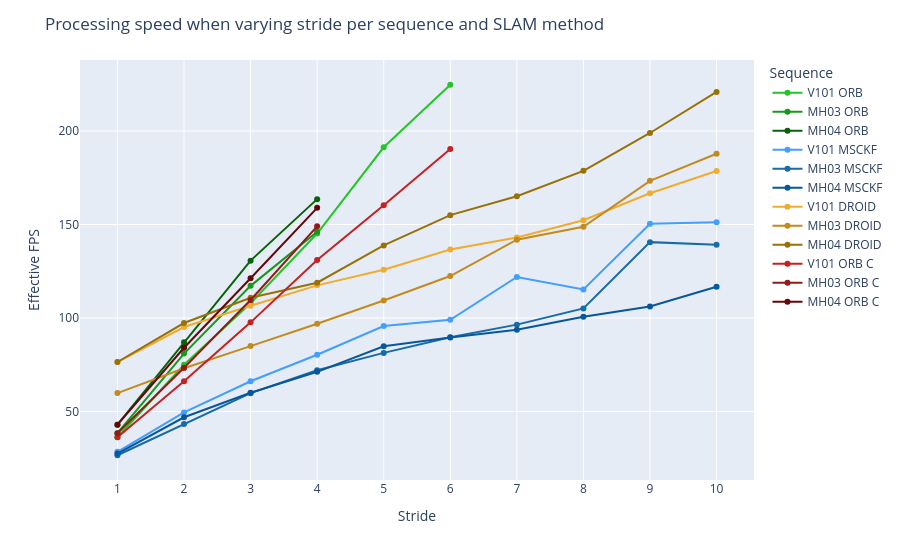

Notebook cell for this chart:
### Code cell
agg = (
    df.groupby(["Sequence", "Stride"])
    .agg(mean=("fps", "mean"), completeness_mean=("Complete", "mean"))
    .reset_index()
)

agg.loc[agg["completeness_mean"] <= 80, "mean"] = np.nan

fig = px.line(
    agg,
    x="Stride",
    y="mean",
    color="Sequence",
    markers=True,
    color_discrete_map={
  "V101 ORB": "#21c626", 
  "MH03 ORB": "#18971C",
  "MH04 ORB": "#07630A",
  "V101 MSCKF": "#429eff",
  "MH03 MSCKF": "#176BA6",
  "MH04 MSCKF": "#09579B",
  "V101 DROID": "#f0ac2f",
  "MH03 DROID": "#C38B1D",
  "MH04 DROID": "#987107",
  "V101 ORB C": "#c62121", 
  "MH03 ORB C": "#971818",
  "MH04 ORB C": "#630707",
}
)

fig.update_layout(
    yaxis_title="Effective FPS",
    title="Processing speed when varying stride per sequence and SLAM method"
)

# Sort the legend order to be correct
cat_order = ["V101 ORB", "MH03 ORB", "MH04 ORB", "V101 MSCKF", "MH03 MSCKF", "MH04 MSCKF", "V101 DROID", "MH03 DROID", "MH04 DROID", "V101 ORB C", "MH03 ORB C", "MH04 ORB C"]
fig.data = tuple(sorted(fig.data, key=lambda t: int(cat_order.index(t.name))))
fig.update_xaxes(dtick=1)
fig.update_yaxes(range=[0, None])
fig.show()

### Figure 1 — Plotly figure (JSON) as saved in the notebook; plotly's stock layout.template omitted (floating-point values rounded to 4 significant figures)
{"data": [{"hovertemplate": "Sequence=V101 ORB<br>Stride=%{x}<br>mean=%{y}<extra></extra>", "legendgroup": "V101 ORB", "line": {"color": "#21c626", "dash": "solid"}, "marker": {"symbol": "circle"}, "mode": "lines+markers", "name": "V101 ORB", "orientation": "v", "showlegend": true, "type": "scatter", "x": [1, 2, 3, 4, 5, 6, 7, 8, 9, 10], "xaxis": "x", "y": [36.26, 75.06, 107.9, 145.2, 191.3, 224.7, null, null, null, null], "yaxis": "y"}, {"hovertemplate": "Sequence=MH03 ORB<br>Stride=%{x}<br>mean=%{y}<extra></extra>", "legendgroup": "MH03 ORB", "line": {"color": "#18971C", "dash": "solid"}, "marker": {"symbol": "circle"}, "mode": "lines+markers", "name": "MH03 ORB", "orientation": "v", "showlegend": true, "type": "scatter", "x": [1, 2, 3, 4, 5, 6, 7, 8, 9, 10], "xaxis": "x", "y": [38.44, 81.01, 117.2, 146.1, null, null, null, null, null, null], "yaxis": "y"}, {"hovertemplate": "Sequence=MH04 ORB<br>Stride=%{x}<br>mean=%{y}<extra></extra>", "legendgroup": "MH04 ORB", "line": {"color": "#07630A", "dash": "solid"}, "marker": {"symbol": "circle"}, "mode": "lines+markers", "name": "MH04 ORB", "orientation": "v", "showlegend": true, "type": "scatter", "x": [1, 2, 3, 4, 5, 6, 7, 8, 9, 10], "xaxis": "x", "y": [43.0, 87.05, 130.7, 163.6, null, null, null, null, null, null], "yaxis": "y"}, {"hovertemplate": "Sequence=V101 MSCKF<br>Stride=%{x}<br>mean=%{y}<extra></extra>", "legendgroup": "V101 MSCKF", "line": {"color": "#429eff", "dash": "solid"}, "marker": {"symbol": "circle"}, "mode": "lines+markers", "name": "V101 MSCKF", "orientation": "v", "showlegend": true, "type": "scatter", "x": [1, 2, 3, 4, 5, 6, 7, 8, 9, 10], "xaxis": "x", "y": [28.47, 49.55, 66.2, 80.38, 95.69, 99.07, 121.9, 115.3, 150.4, 151.2], "yaxis": "y"}, {"hovertemplate": "Sequence=MH03 MSCKF<br>Stride=%{x}<br>mean=%{y}<extra></extra>", "legendgroup": "MH03 MSCKF", "line": {"color": "#176BA6", "dash": "solid"}, "marker": {"symbol": "circle"}, "mode": "lines+markers", "name": "MH03 MSCKF", "orientation": "v", "showlegend": true, "type": "scatter", "x": [1, 2, 3, 4, 5, 6, 7, 8, 9, 10], "xaxis": "x", "y": [26.65, 43.34, 59.85, 72.1, 81.37, 89.71, 96.47, 105.2, 140.6, 139.2], "yaxis": "y"}, {"hovertemplate": "Sequence=MH04 MSCKF<br>Stride=%{x}<br>mean=%{y}<extra></extra>", "legendgroup": "MH04 MSCKF", "line": {"color": "#09579B", "dash": "solid"}, "marker": {"symbol": "circle"}, "mode": "lines+markers", "name": "MH04 MSCKF", "orientation": "v", "showlegend": true, "type": "scatter", "x": [1, 2, 3, 4, 5, 6, 7, 8, 9, 10], "xaxis": "x", "y": [27.54, 46.96, 60.08, 71.25, 84.95, 89.64, 93.71, 100.7, 106.2, 116.8], "yaxis": "y"}, {"hovertemplate": "Sequence=V101 DROID<br>Stride=%{x}<br>mean=%{y}<extra></extra>", "legendgroup": "V101 DROID", "line": {"color": "#f0ac2f", "dash": "solid"}, "marker": {"symbol": "circle"}, "mode": "lines+markers", "name": "V101 DROID", "orientation": "v", "showlegend": true, "type": "scatter", "x": [1, 2, 3, 4, 5, 6, 7, 8, 9, 10], "xaxis": "x", "y": [76.48, 95.19, 106.6, 117.5, 125.8, 136.6, 143.1, 152.3, 166.7, 178.6], "yaxis": "y"}, {"hovertemplate": "Sequence=MH03 DROID<br>Stride=%{x}<br>mean=%{y}<extra></extra>", "legendgroup": "MH03 DROID", "line": {"color": "#C38B1D", "dash": "solid"}, "marker": {"symbol": "circle"}, "mode": "lines+markers", "name": "MH03 DROID", "orientation": "v", "showlegend": true, "type": "scatter", "x": [1, 2, 3, 4, 5, 6, 7, 8, 9, 10], "xaxis": "x", "y": [59.87, 73.16, 85.0, 96.91, 109.4, 122.5, 141.9, 148.8, 173.3, 187.8], "yaxis": "y"}, {"hovertemplate": "Sequence=MH04 DROID<br>Stride=%{x}<br>mean=%{y}<extra></extra>", "legendgroup": "MH04 DROID", "line": {"color": "#987107", "dash": "solid"}, "marker": {"symbol": "circle"}, "mode": "lines+markers", "name": "MH04 DROID", "orientation": "v", "showlegend": true, "type": "scatter", "x": [1, 2, 3, 4, 5, 6, 7, 8, 9, 10], "xaxis": "x", "y": [76.5, 97.34, 110.9, 118.9, 138.8, 155.0, 165.1, 178.7, 198.9, 220.9], "yaxis": "y"}, {"hovertemplate": "Sequence=V101 ORB C<br>Stride=%{x}<br>mean=%{y}<extra></extra>", "legendgroup": "V101 ORB C", "line": {"color": "#c62121", "dash": "solid"}, "marker": {"symbol": "circle"}, "mode": "lines+markers", "name": "V101 ORB C", "orientation": "v", "showlegend": true, "type": "scatter", "x": [1, 2, 3, 4, 5, 6, 7, 8, 9, 10], "xaxis": "x", "y": [36.26, 66.18, 97.69, 131.1, 160.2, 190.4, null, null, null, null], "yaxis": "y"}, {"hovertemplate": "Sequence=MH03 ORB C<br>Stride=%{x}<br>mean=%{y}<extra></extra>", "legendgroup": "MH03 ORB C", "line": {"color": "#971818", "dash": "solid"}, "marker": {"symbol": "circle"}, "mode": "lines+markers", "name": "MH03 ORB C", "orientation": "v", "showlegend": true, "type": "scatter", "x": [1, 2, 3, 4, 5, 6, 7, 8, 9, 10], "xaxis": "x", "y": [38.44, 73.46, 109.6, 149.0, null, null, null, null, null, null], "yaxis": "y"}, {"hovertemplate": "Sequence=MH04 ORB C<br>Stride=%{x}<br>mean=%{y}<extra></extra>", "legendgroup": "MH04 ORB C", "line": {"color": "#630707", "dash": "solid"}, "marker": {"symbol": "circle"}, "mode": "lines+markers", "name": "MH04 ORB C", "orientation": "v", "showlegend": true, "type": "scatter", "x": [1, 2, 3, 4, 5, 6, 7, 8, 9, 10], "xaxis": "x", "y": [43.0, 84.1, 121.3, 158.9, null, null, null, null, null, null], "yaxis": "y"}], "layout": {"legend": {"title": {"text": "Sequence"}, "tracegroupgap": 0}, "margin": {"t": 60}, "title": {"text": "Processing speed when varying stride per sequence and SLAM method"}, "xaxis": {"anchor": "y", "domain": [0, 1], "dtick": 1, "title": {"text": "Stride"}}, "yaxis": {"anchor": "x", "domain": [0, 1], "range": [0, null], "title": {"text": "Effective FPS"}}}}
